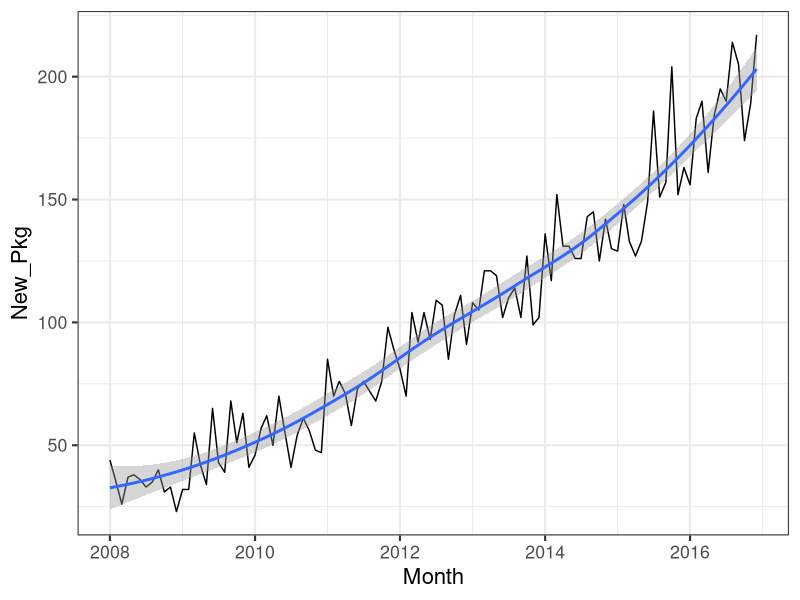
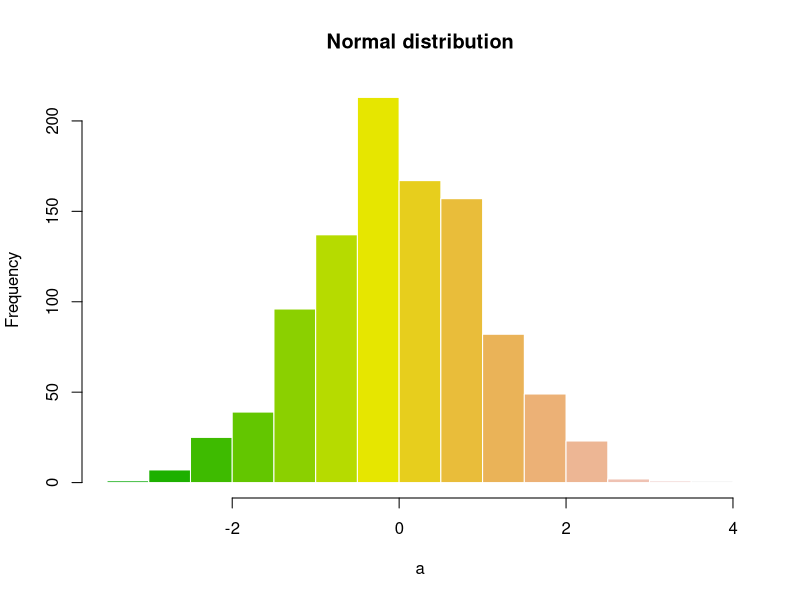

These figures' R source, in order:
## ---- chunk 1
## This code defines the 'verbatim' option for chunks
## which will include the chunk with its header and the
## trailing "```".

require(knitr)
hook_source_def = knit_hooks$get('source')
knit_hooks$set(source = function(x, options){
  if (!is.null(options$verbatim) && options$verbatim){
    opts = gsub(",\\s*verbatim\\s*=\\s*TRUE\\s*.*$", "", options$params.src)
    bef = sprintf('\n\n    ```{r %s}\n', opts, "\n")
    stringr::str_c(bef, paste(knitr:::indent_block(x, "    "), collapse = '\n'), "\n    ```\n")
  } else {
     hook_source_def(x, options)
  }
})
## ---- chunk 2
results <- c(44,  35,  26,  37,  38,  36,  33,  35,  40,  31,  33,  23,  
             32,  32,  55,  42,  34,  65,  43,  39,  68,  51,  63,  41,
             46,  57,  62,  50,  70,  55,  41,  54,  61,  56,  48,  47,  
             85,  70,  76,  71,  58,  73,  76,  72,  68,  76,  98,  89,  
             81,  70, 104,  92, 104,  93, 109, 107,  85, 103, 111,  91, 
             108, 105, 121, 121, 119, 102, 110, 114, 102, 127,  99, 102, 
             136, 117, 152, 131, 131, 126, 126, 143, 145, 125, 142, 130, 
             129, 148, 133, 127, 133, 149, 186, 151, 157, 204, 152, 163,
             156, 183, 190, 161, 184, 195, 190, 214, 205, 174, 189,  217)
# Build a vector of dates. It is convenient to use the first of the month
time <- seq(as.Date("2008/1/1"),as.Date("2016/12/1"),by="month")

# Build a data frame to plot
pkg_data <- data.frame(time,results)
names(pkg_data) <- c("Month", "New_Pkg")
#head(pkg_data)

p <- ggplot2::ggplot(pkg_data, ggplot2::aes(x=Month, y=New_Pkg)) +
     ggplot2::geom_line() +
     ggplot2::geom_smooth(method="loess") +
     ggplot2::theme_bw(base_size = 16) + 
     ggplot2::labs(list(
                        title = "New packages per month",
                        y = "Number of packages"
     ))
p
## ---- chunk 3
t.test(extra ~ group, data = sleep)
## ---- chunk 4
set.seed(1)
a <- rnorm(1000)
hist(a, col = terrain.colors(15), border = "white", main = "Normal distribution")
